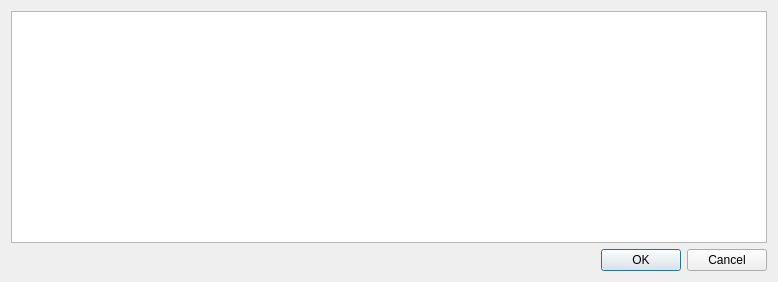
<?xml version="1.0" encoding="UTF-8"?>
<ui version="4.0">
 <class>OperatingAssistentsDialog</class>
 <widget class="QDialog" name="OperatingAssistentsDialog">
  <property name="geometry">
   <rect>
    <x>0</x>
    <y>0</y>
    <width>778</width>
    <height>282</height>
   </rect>
  </property>
  <property name="windowTitle">
   <string>Dialog</string>
  </property>
  <layout class="QGridLayout" name="gridLayout">
   <item row="0" column="0">
    <widget class="CActionPropertiesTableView" name="tblAPProps"/>
   </item>
   <item row="1" column="0">
    <widget class="QDialogButtonBox" name="buttonBox">
     <property name="orientation">
      <enum>Qt::Horizontal</enum>
     </property>
     <property name="standardButtons">
      <set>QDialogButtonBox::Cancel|QDialogButtonBox::Ok</set>
     </property>
    </widget>
   </item>
  </layout>
 </widget>
 <customwidgets>
  <customwidget>
   <class>CActionPropertiesTableView</class>
   <extends>QTableView</extends>
   <header>Events/ActionPropertiesTable.h</header>
  </customwidget>
 </customwidgets>
 <resources/>
 <connections>
  <connection>
   <sender>buttonBox</sender>
   <signal>accepted()</signal>
   <receiver>OperatingAssistentsDialog</receiver>
   <slot>accept()</slot>
   <hints>
    <hint type="sourcelabel">
     <x>248</x>
     <y>254</y>
    </hint>
    <hint type="destinationlabel">
     <x>157</x>
     <y>274</y>
    </hint>
   </hints>
  </connection>
  <connection>
   <sender>buttonBox</sender>
   <signal>rejected()</signal>
   <receiver>OperatingAssistentsDialog</receiver>
   <slot>reject()</slot>
   <hints>
    <hint type="sourcelabel">
     <x>316</x>
     <y>260</y>
    </hint>
    <hint type="destinationlabel">
     <x>286</x>
     <y>274</y>
    </hint>
   </hints>
  </connection>
 </connections>
</ui>
